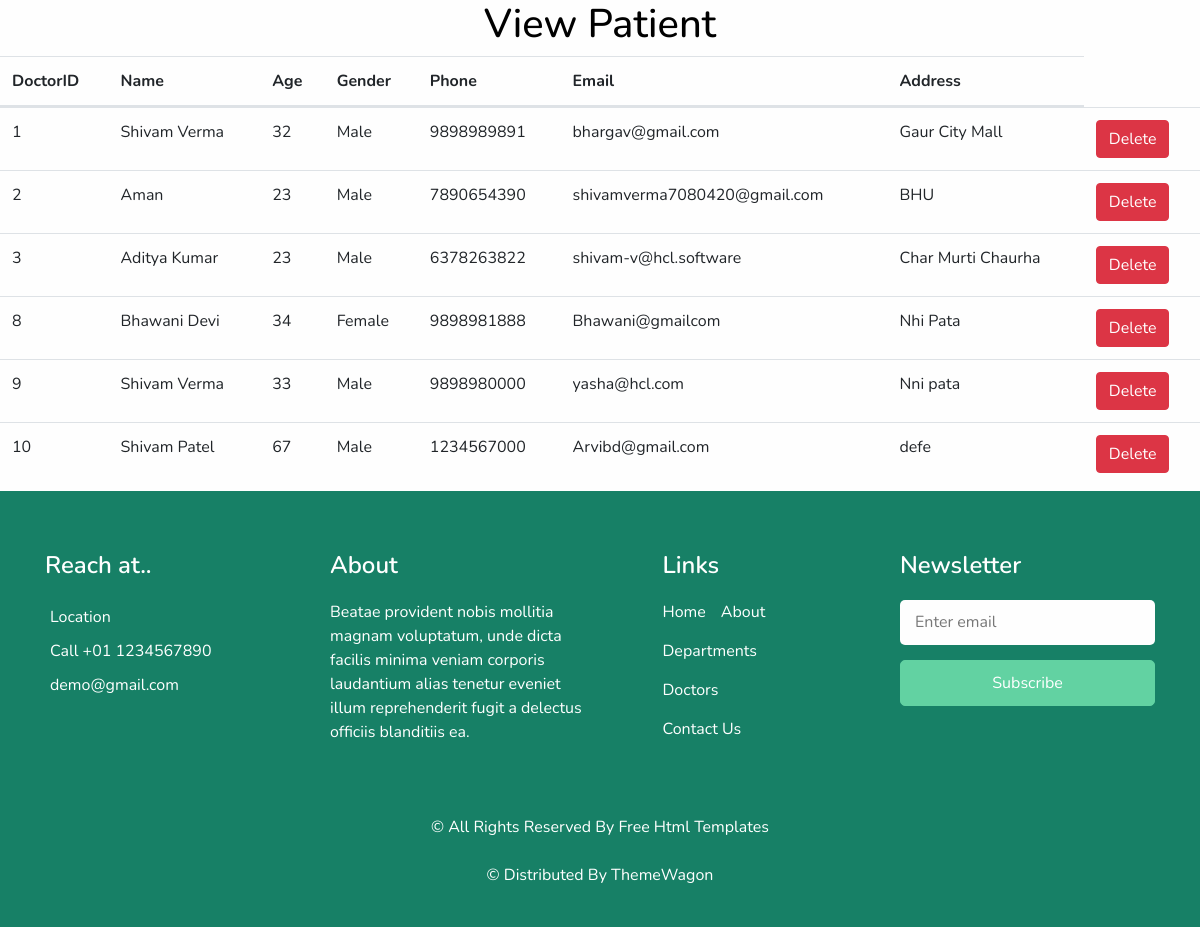
/view_Patient/ (signed in), run on the app's committed database.
### hospital/models.py (models this page shows, shortened)
class Patient(models.Model):
    name = models.CharField(max_length=100)
    age = models.IntegerField()
    gender = models.CharField(max_length=10, choices=[('Male', 'Male'), ('Female', 'Female'), ('Other', 'Other')])
    phone = models.CharField(max_length=15)
    email = models.EmailField(unique=True)
    address = models.TextField()

### hospital/views.py (the view)
# urls.py: path('view_Patient/', views.view_patient, name='view_patient'),
@otp_required
def view_patient(request):
    if not request.user.is_staff:
        return redirect('two_factor:login')
    doc = Patient.objects.all()
    d = {'doc': doc}
    return render(request, 'view_patient.html', d)

### hospital/templates/view_patient.html
{% include 'base.html' %}
{% load static %}
{% block content %}
<div>
    <h1 class = "text-center">View Patient</h1>
    <table id="example"  class="table table-hover">
        <thead>
            <tr>
                <th>DoctorID</th>
                <th>Name</th>
                <th>Age</th>
                <th>Gender</th>
                <th>Phone</th>
                <th>Email</th>
                <th>Address</th>
            </tr>
        </thead>
        <tbody>
            {% for i in doc %}
                <tr>
                    <td>{{ i.id }}</td>
                    <td>{{ i.name }}</td>
                    <td>{{ i.age }}</td>
                    <td>{{ i.gender }}</td>
                    <td>{{ i.phone }}</td>
                    <td>{{ i.email }}</td>
                    <td>{{ i.address }}</td>
                    <td>
                        <a href="{% url 'Delete_Patient' pid=i.id %}"
                           onclick="return confirm('Are you sure you want to delete this Patient?')" class="btn btn-danger">Delete</a>
                    </td>
                </tr>
            {% endfor %}
        </tbody>
    </table>
</div>
{% endblock %}
{% include 'footer.html' %}

### hospital/templates/base.html (shortened to what this page needs)
<!DOCTYPE html>
<html lang="en">
<head>
    <link href="https://stackpath.bootstrapcdn.com/bootstrap/4.5.2/css/bootstrap.min.css" rel="stylesheet">
    <link rel="stylesheet" type="text/css" href="https://cdn.datatables.net/1.10.21/css/dataTables.bootstrap4.min.css">
    {% load static %}
    <link rel="stylesheet" href="{% static 'css/style.css' %}">
</head>
<body>
</body>
</html>

### hospital/templates/footer.html (shortened to what this page needs)
{% load static %}
{% include 'base.html' %}
<footer class="footer_section">
    <div class="container">
      <div class="row">
        <div class="col-md-6 col-lg-3 footer_col">
          <div class="footer_contact">
            <h4>
              Reach at..
            </h4>
            <div class="contact_link_box">
              <a href="">
                <span>
                  Location
                </span>
              </a>
              <a href="">
                <span>
                  Call +01 1234567890
                </span>
              </a>
              <a href="">
                <span>
                  demo@gmail.com
                </span>
              </a>
            </div>
          </div>
        </div>
        <div class="col-md-6 col-lg-3 footer_col">
          <div class="footer_detail">
            <h4>
              About
            </h4>
            <p>
              Beatae provident nobis mollitia magnam voluptatum, unde dicta facilis minima veniam corporis laudantium alias tenetur eveniet illum reprehenderit fugit a delectus officiis blanditiis ea.
            </p>
          </div>
        </div>
        <div class="col-md-6 col-lg-2 mx-auto footer_col">
          <div class="footer_link_box">
            <h4>
              Links
            </h4>
            <div class="footer_links">
              <a class="active" href="index.html">
                Home
              </a>
              <a class="" href="about.html">
                About
              </a>
              <a class="" href="departments.html">
                Departments
              </a>
              <a class="" href="doctors.html">
                Doctors
              </a>
              <a class="" href="contact.html">
                Contact Us
              </a>
            </div>
          </div>
        </div>
        <div class="col-md-6 col-lg-3 footer_col ">
          <h4>
            Newsletter
          </h4>
          <form action="#">
            <input type="email" placeholder="Enter email" />
            <button type="submit">
              Subscribe
            </button>
          </form>
        </div>
      </div>
      <div class="footer-info">
        <p>
          &copy;  All Rights Reserved By
          <a href="https://html.design/">Free Html Templates<br><br></a>
            &copy;  Distributed By
            <a href="https://themewagon.com/">ThemeWagon</a>
        </p>
      </div>
    </div>
  </footer>

### hospital/static/css/style.css (style rules this page uses)
body { font-family: 'Nunito', sans-serif; color: #000000; background-color: #fefefe; overflow-x: hidden; }
a, a:hover, a:focus { text-decoration: none; }
.btn, .btn:focus { outline: none !important; -webkit-box-shadow: none; box-shadow: none; }
.footer_section { background: #178066; color: #ffffff; padding: 60px 0 15px 0; position: relative; }
.footer_section h4 { font-weight: 600; margin-bottom: 20px; }
.footer_section .footer_col { margin-bottom: 30px; }
.footer_section .footer_contact .contact_link_box { display: -webkit-box; display: -ms-flexbox; display: flex; -webkit-box-orient: vertical; -webkit-box-direction: normal; -ms-flex-direction: column; flex-direction: column; }
.footer_section .footer_contact .contact_link_box a { margin: 5px 0; color: #ffffff; }
.footer_section .footer_links { display: -webkit-box; display: -ms-flexbox; display: flex; -ms-flex-wrap: wrap; flex-wrap: wrap; }
.footer_section .footer_links a { display: -webkit-box; display: -ms-flexbox; display: flex; -webkit-box-align: center; -ms-flex-align: center; align-items: center; margin-right: 15px; margin-bottom: 15px; color: #ffffff; }
.footer_section form input { border: none; background-color: #fefefe; width: 100%; height: 45px; color: #000000; outline: none; border-radius: 5px; padding: 0 15px; }
.footer_section form input::placeholder { color: #777; }
.footer_section form button { width: 100%; text-align: center; display: inline-block; padding: 10px 55px; background-color: #62d2a2; color: #ffffff; border-radius: 5px; -webkit-transition: all 0.3s; transition: all 0.3s; border: 1px solid #62d2a2; margin-top: 15px; }
.footer_section .footer-info { text-align: center; }
.footer_section .footer-info p { color: #ffffff; padding: 25px 0; margin: 0; }
.footer_section .footer-info p a { color: inherit; }

### data on the page
Patient: id "1", name "Shivam Verma", age "32", gender "Male", phone "9898989891", email "bhargav@gmail.com", address "Gaur City Mall"
Patient: id "2", name "Aman", age "23", gender "Male", phone "7890654390", email "shivamverma7080420@gmail.com", address "BHU"
Patient: id "3", name "Aditya Kumar", age "23", gender "Male", phone "6378263822", email "shivam-v@hcl.software", address "Char Murti Chaurha"
Patient: id "8", name "Bhawani Devi", age "34", gender "Female", phone "9898981888", email "Bhawani@gmailcom", address "Nhi Pata"
Patient: id "9", name "Shivam Verma", age "33", gender "Male", phone "9898980000", email "yasha@hcl.com", address "Nni pata"
Patient: id "10", name "Shivam Patel", age "67", gender "Male", phone "1234567000", email "Arvibd@gmail.com", address "defe"
